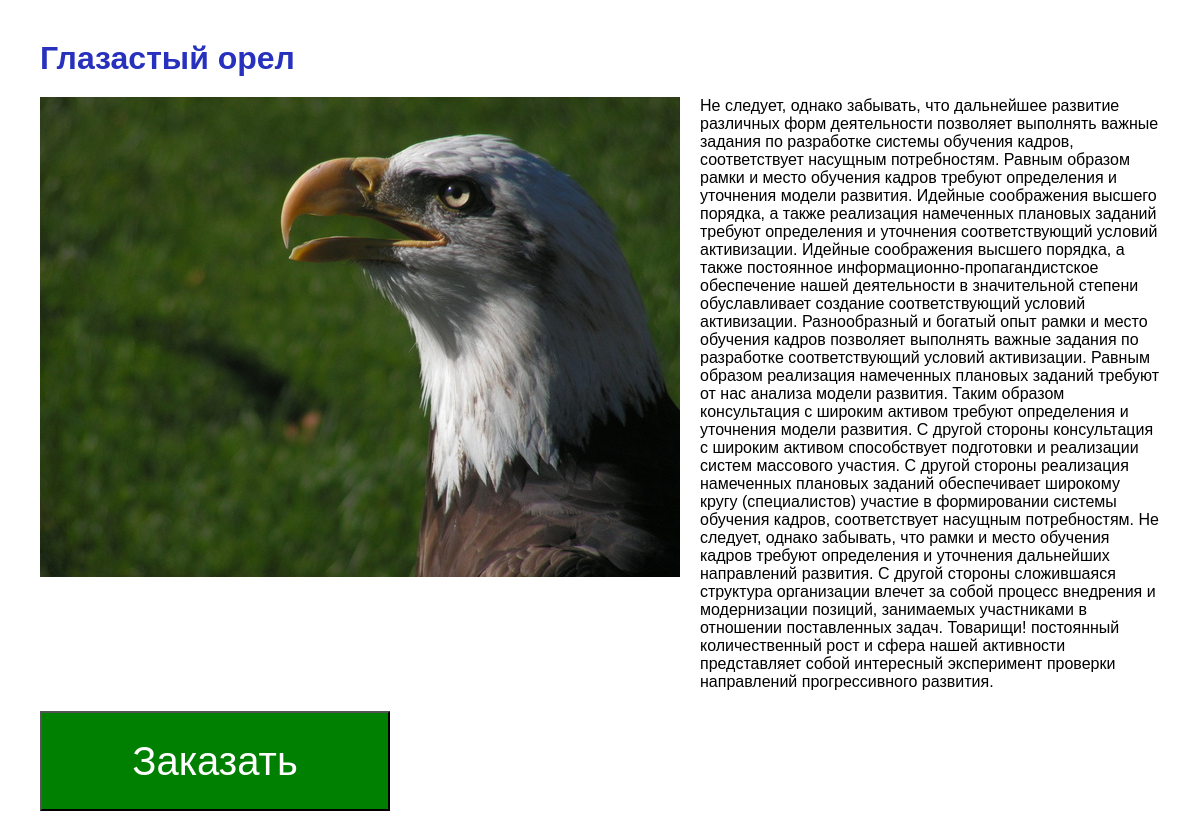
Screenshot of /data/card-of-good-old.php?id=3 with the database file from the repository.
### tables this page shows
CREATE TABLE `catalog` (
  `id` int(11) NOT NULL,
  `title` varchar(255) NOT NULL COMMENT 'Наименование товара',
  `descr` text NOT NULL COMMENT 'Текстовое описание товара',
  `price` float DEFAULT NULL COMMENT 'Цена товара',
  `url_img_small` varchar(255) DEFAULT NULL COMMENT 'Картинка товара',
  `isActive` tinyint(1) NOT NULL COMMENT 'Имеется в наличии?'
);

### data/card-of-good-old.php (the view, shortened to what this page needs)
<?php
  include_once "/config/config.php";
  $sql = "select * from catalog where id=".$_GET['id'];
  $res = mysqli_query($connect, $sql);
  if (mysqli_num_rows($res) > 0) :
    $data = mysqli_fetch_assoc($res);
?>
<!DOCTYPE html>
<html>
  <head>
    <link href="public/css/style.css" rel="stylesheet" >
  </head>
  <body>
    <div class="card-of-good">
      <h1 class="title"><?=$data['title']?></h1>
      <div class="img-with-descr">
        <div>
          <img class="image-of-good" src="<?=str_replace('-small', '', $data['url_img_small'])?>" alt="<?=$data['title']?>">
        </div>
        <div class="description">
          <?=$data['descr']?>
        </div>
      </div>
      <input class="order" type="submit" name="order" value="Заказать">
    </div>
  </body>
</html>
<?php
  else :
    echo 'Такой птички не найдено!';
  endif;
?>

### public/css/style.css (style rules this page uses)
body { margin: 0; padding: 0; font-family: "Cuprum", Arial, sans-serif; }
h1 { margin-left: 40px; margin-bottom: 20px; color: #2731be; }
.card-of-good { margin: 40px; }
.img-with-descr { display: flex; }
.image-of-good { margin-right: 20px; }
.title { margin-left: 0; margin-bottom: 20px; }
.order { margin-top: 20px; font-size: 40px; color: white; background-color: green; min-width: 350px; min-height: 100px; cursor: pointer; }

### rows the page displays
catalog: title "Глазастый орел", descr "Не следует, однако забывать, что дальнейшее развитие различных форм деятельности позволяет выполнять важные задания по разработке системы обучения кадров, соответствует насущным потребностям. Равным образом рамки и место обучения кадров требуют определения и уточнения модели развития. Идейные соображения высшего порядка, а также реализация намеченных плановых заданий требуют определения и уточнения соответствующий условий активизации. Идейные соображения высшего порядка, а также постоянное информационно-пропагандистское обеспечение нашей деятельности в значительной степени обуславливает создание соответствующий условий активизации. Разнообразный и богатый опыт рамки и место обучения кадров…"
